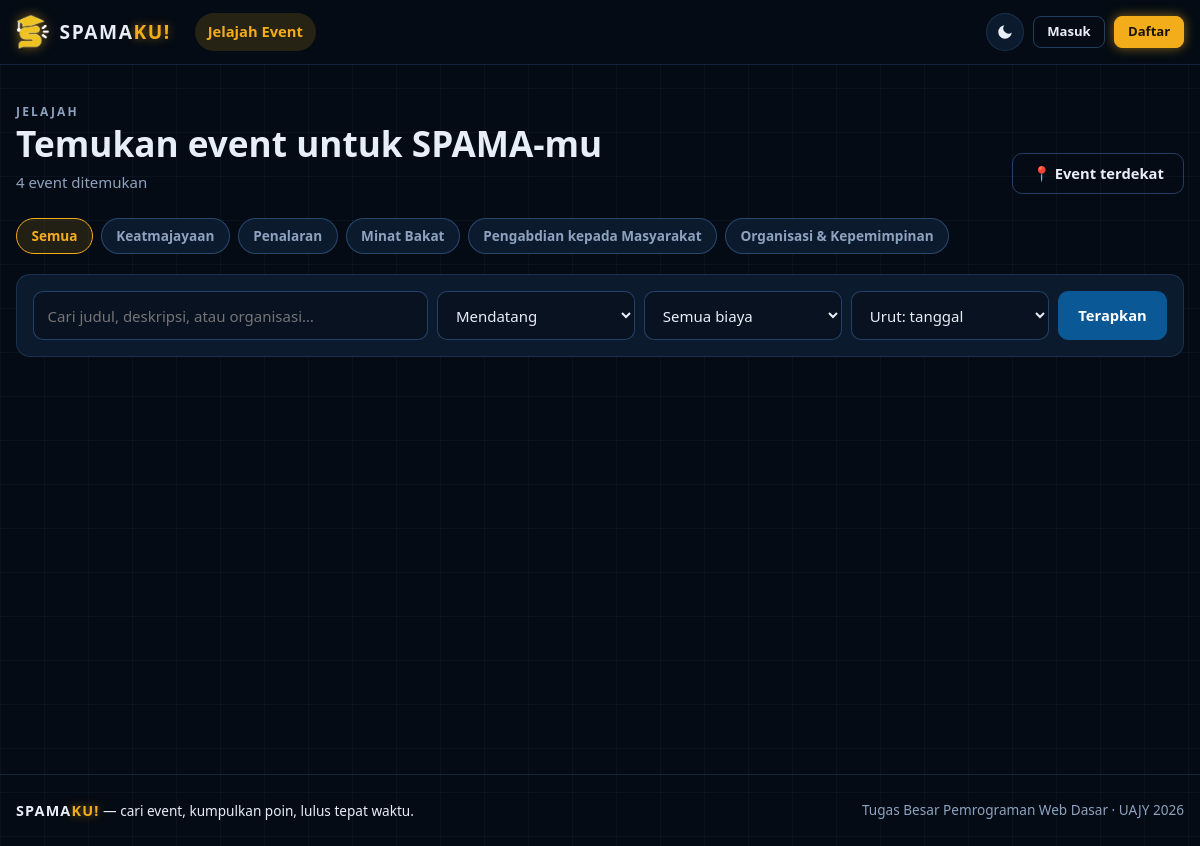
The page /jelajah.php on the database as committed earlier.
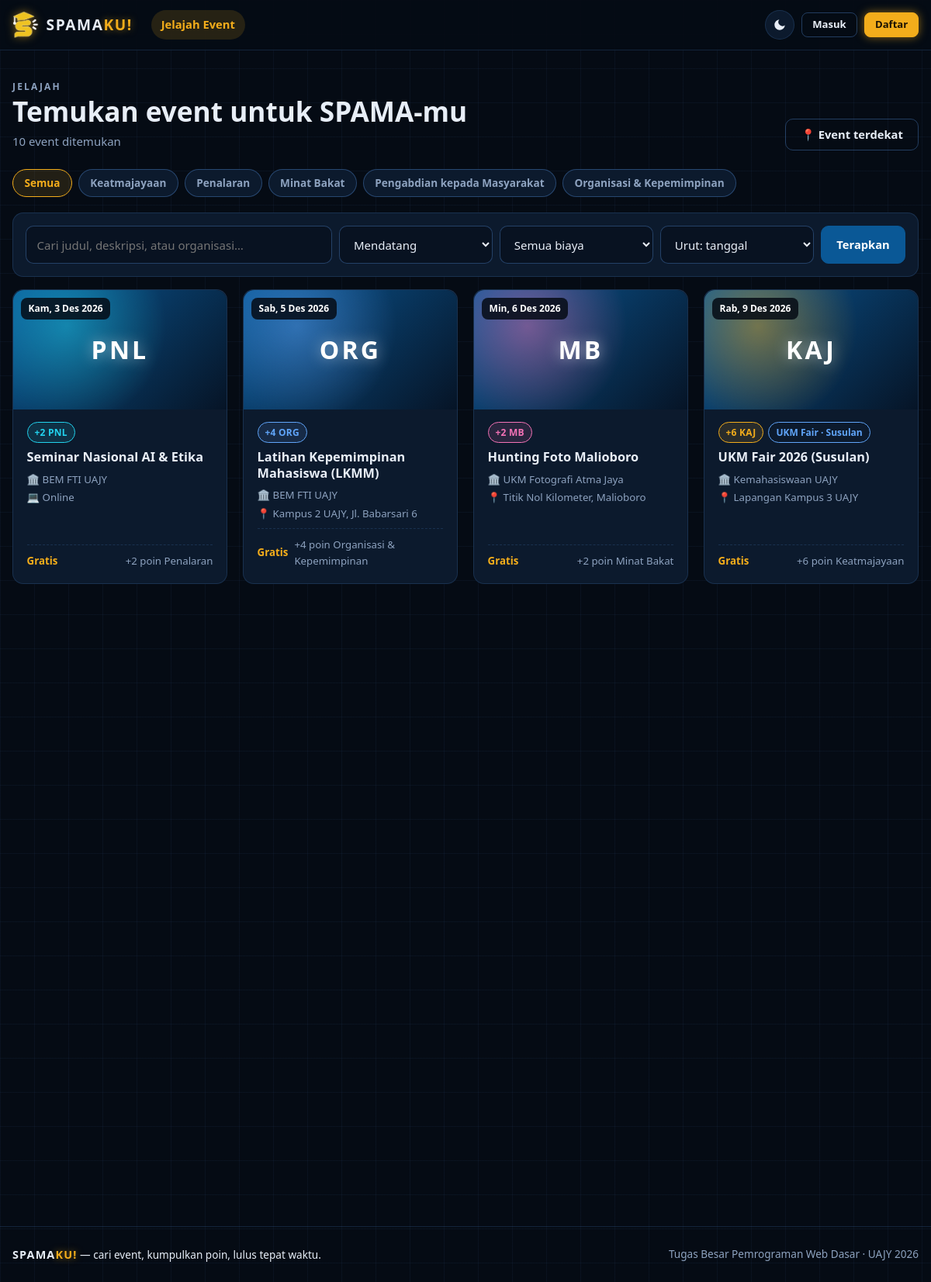
The same page on the database as committed later.
### tables this page shows
CREATE TABLE kategori (
  id            INT AUTO_INCREMENT PRIMARY KEY,
  nama          VARCHAR(60) NOT NULL,
  singkatan     VARCHAR(4)  NOT NULL,
  poinMinimum  INT NOT NULL,
  warna         CHAR(7) NOT NULL,
  urutan        INT NOT NULL DEFAULT 0
);

CREATE TABLE acara (
  id                 INT AUTO_INCREMENT PRIMARY KEY,
  idOrganisasi       INT NOT NULL,
  idKategori         INT NOT NULL,                     
  poin               INT NOT NULL,                     
  jenisKeatmajayaan  ENUM('LDPKM','UKM Fair','Jogja Istimewa','PKKMB') NULL,    
  susulan            TINYINT(1) NOT NULL DEFAULT 0,    
  judul              VARCHAR(150) NOT NULL,
  deskripsi          TEXT NOT NULL,
  tanggalMulai       DATETIME NOT NULL,
  tanggalSelesai     DATETIME NULL,
  mode               ENUM('offline','online') NOT NULL DEFAULT 'offline',
  lokasi             VARCHAR(200) NULL,
  lintang            DECIMAL(10,7) NULL,
  bujur              DECIMAL(10,7) NULL,
  biaya              INT NOT NULL DEFAULT 0,
  linkDaftar         VARCHAR(255) NULL,                
  poster             VARCHAR(255) NULL,
  status             ENUM('menunggu','disetujui','ditolak') NOT NULL DEFAULT 'menunggu',
  catatanAdmin       VARCHAR(255) NULL,
  dibuatPada         DATETIME NOT NULL DEFAULT CURRENT_TIMESTAMP,
  FOREIGN KEY (idOrganisasi) REFERENCES organisasi(id) ON DELETE CASCADE,
  FOREIGN KEY (idKategori) REFERENCES kategori(id)
);

CREATE TABLE organisasi (
  id          INT AUTO_INCREMENT PRIMARY KEY,
  nama        VARCHAR(100) NOT NULL,
  deskripsi   TEXT NULL,
  status      ENUM('menunggu','disetujui','ditolak') NOT NULL DEFAULT 'menunggu',
  dibuatOleh  INT NULL,
  dibuatPada  DATETIME NOT NULL DEFAULT CURRENT_TIMESTAMP,
  FOREIGN KEY (dibuatOleh) REFERENCES pengguna(id) ON DELETE SET NULL
);

### inti.php (the view, shortened to what the changed rows need)
<?php
try {
    $pdo = new PDO(
        'mysql:host=' . hostDatabase .
        ';dbname=' . namaDatabase .
        ';charset=utf8mb4',
        penggunaDatabase,
        sandiDatabase,
        [
            PDO::ATTR_ERRMODE => PDO::ERRMODE_EXCEPTION,
            PDO::ATTR_DEFAULT_FETCH_MODE => PDO::FETCH_ASSOC,
            PDO::ATTR_EMULATE_PREPARES => false,
        ]
    );
} catch (PDOException $error) {
    http_response_code(500);
    exit(
        'Gagal terhubung ke database :( Cek MySQL di XAMPP udah nyala belum, ' .
        'dan database "spamaku" udah di-import belum.'
    );
}
function escape($nilai): string
{
    return htmlspecialchars(
        (string)($nilai ?? ''),
        ENT_QUOTES,
        'UTF-8'
    );
}
function url(string $jalur = ''): string
{
    return str_replace(
        '&',
        '&amp;',
        alamatDasar . '/' . ltrim($jalur, '/')
    );
}
function formatTanggal(
    ?string $waktu,
    bool $pakaiJam = false
): string {
    $bulan = [
        '',
        'Jan',
        'Feb',
        'Mar',
        'Apr',
        'Mei',
        'Jun',
        'Jul',
        'Agu',
        'Sep',
        'Okt',
        'Nov',
        'Des',
    ];
    $hari = [
        'Min',
        'Sen',
        'Sel',
        'Rab',
        'Kam',
        'Jum',
        'Sab',
    ];
    $t = strtotime($waktu);
    $teks = $hari[date('w', $t)] .
        ', ' . date('j', $t) .
        ' ' . $bulan[(int)date('n', $t)] .
        ' ' . date('Y', $t);
    return $pakaiJam
        ? $teks . ' · ' . date('H:i', $t)
        : $teks;
}
function formatRupiah(int $angka): string
{
    return $angka <= 0
        ? 'Gratis'
        : 'Rp' . number_format($angka, 0, ',', '.');
}
function getUrlPoster(array $acara): ?string
{
    return !empty($acara['poster'])
        ? url('uploads/posters/' . $acara['poster'])
        : null;
}
function getSemuaKategori(): array
{
    static $simpanan = null;
    global $pdo;
    if ($simpanan === null) {
        $simpanan = [];
        foreach ($pdo->query('SELECT * FROM kategori ORDER BY urutan') as $k) {
            $simpanan[$k['id']] = $k;
        }
    }
    return $simpanan;
}
function renderBadgePoin(array $acara): string
{
    $k = getSemuaKategori()[
        (int)($acara['idKategori'] ?? 0)
    ] ?? null;
    if (!$k) {
        return '';
    }
    return '<span class="badge-poin" style="--c:' .
        escape($k['warna']) .
        '" title="' . escape($k['nama']) . '">' .
        '+' . (int)$acara['poin'] .
        ' ' . escape($k['singkatan']) .
        '</span>';
}
function renderLabelKeatmajayaan(array $acara): string
{
    if (empty($acara['jenisKeatmajayaan'])) {
        return '';
    }
    return '<span class="pill pill-info">' .
        escape($acara['jenisKeatmajayaan']) .
        (!empty($acara['susulan']) ? ' · Susulan' : '') .
        '</span>';
}
function isAcaraSelesai(array $acara): bool
{
    return strtotime(
        $acara['tanggalSelesai'] ?: $acara['tanggalMulai']
    ) < time();
}
function tampilAtas(
    string $judul,
    string $menuAktif = '',
    string $mode = 'mahasiswa'
): void {
    ?>
<!DOCTYPE html>
<html xmlns="http://www.w3.org/1999/xhtml"
      lang="id"
      data-theme="dark">
<head>
  <link rel="stylesheet"
        href="<?= url('style.css') ?>" />
</head>
<body class="mode-<?= escape($mode) ?>">
<main class="page">
  <div class="container">
    <?php endforeach;
}
function tampilBawah(): void
{
    ?>
  </div>
</main>
</body>
</html>
<?php
}
function kartuAcara(array $acara, array $idKeranjang): void
{
    $pertama = getSemuaKategori()[
        (int)$acara['idKategori']
    ] ?? null;
    $isLewat = isAcaraSelesai($acara);
    $poster = getUrlPoster($acara);
    ?>
    <article class="event-card glow-hover reveal<?= $isLewat ? ' is-past' : '' ?>">
      <div class="event-card__media">
        <?php if ($poster): ?>
          <img src="<?= escape($poster) ?>"
               alt=""
               loading="lazy" />
        <?php else: ?>
          <div class="poster-ph"
               style="--c:<?= escape($pertama['warna'] ?? '#F3AD1B') ?>">
            <?= escape($pertama['singkatan'] ?? 'EVT') ?>
          </div>
        <?php endif; ?>
        <span class="event-card__date">
          <?= formatTanggal($acara['tanggalMulai']) ?>
        </span>
      </div>
      <div class="event-card__body">
        <div class="badges">
          <?= renderBadgePoin($acara) ?>
          <?= renderLabelKeatmajayaan($acara) ?>
        </div>
        <h3>
          <a href="<?= url('jelajah.php?id=' . (int)$acara['id']) ?>">
            <?= escape($acara['judul']) ?>
          </a>
        </h3>
        <div class="event-card__meta">
          <span>🏛️ <?= escape($acara['namaOrganisasi']) ?></span>
          <span>
            <?= $acara['mode'] === 'online'
                ? '💻 Online'
                : '📍 ' . escape($acara['lokasi']) ?>
          </span>
        </div>
        <div class="event-card__foot">
          <b><?= formatRupiah((int)$acara['biaya']) ?></b>
          <span class="muted">
            <?= $isLewat
                ? 'Selesai'
                : '+' . (int)$acara['poin'] .
                  ' poin ' . escape($pertama['nama'] ?? 'SPAMA') ?>
          </span>
        </div>
      </div>
    </article>
    <?php
}

### jelajah.php (shortened to what the changed rows need)
<?php
require 'inti.php';
$kategori = getSemuaKategori();
    ?>
    <?php
$idKategori = (int)($_GET['kategori'] ?? 0);
$waktu = $_GET['waktu'] ?? 'mendatang';
$urutan = $_GET['sort'] ?? 'tanggal';
$kolom = "a.*, o.nama AS namaOrganisasi";
$param = [];
$syarat = ["a.status = 'disetujui'"];
if ($waktu === 'mendatang') {
    $syarat[] = 'COALESCE(a.tanggalSelesai, a.tanggalMulai) >= NOW()';
}
$urutanSql = [
    'tanggal' => $waktu === 'selesai'
        ? 'a.tanggalMulai DESC'
        : 'a.tanggalMulai ASC',
    'poin' => 'a.poin DESC, a.tanggalMulai ASC',
    'terbaru' => 'a.dibuatPada DESC',
    'jarak' => 'jarak IS NULL, jarak ASC',
][$urutan] ?? 'a.tanggalMulai ASC';
$stmt = $pdo->prepare(
    "SELECT $kolom
     FROM acara a
     JOIN organisasi o ON o.id = a.idOrganisasi
     WHERE " . implode(' AND ', $syarat) . "
     ORDER BY $urutanSql"
);
$stmt->execute($param);
$daftarAcara = $stmt->fetchAll();
$idKeranjang = getIdKeranjang();
function urlFilter(array $ubah): string
{
    $param = array_filter(
        array_merge($_GET, $ubah),
        fn($v) => $v !== '' && $v !== null && $v !== 0 && $v !== '0'
    );
    return url(
        'jelajah.php' . ($param ? '?' . http_build_query($param) : '')
    );
}
tampilAtas('Jelajah Event', 'jelajah');
?>
<div class="page-head">
  <div>
    <p class="eyebrow">Jelajah</p>
    <h1>Temukan event untuk SPAMA-mu</h1>
    <p><?= count($daftarAcara) ?> event ditemukan</p>
  </div>
</div>
<div class="chips">
  <a href="<?= urlFilter(['kategori' => '']) ?>"
     class="chip<?= !$idKategori ? ' on' : '' ?>">
    Semua
  </a>
  <?php foreach ($kategori as $k): ?>
    <a href="<?= urlFilter(['kategori' => $k['id']]) ?>"
       class="chip<?= $idKategori === (int)$k['id'] ? ' on' : '' ?>"
       style="--c:<?= escape($k['warna']) ?>">
      <?= escape($k['nama']) ?>
    </a>
  <?php endforeach; ?>
</div>
<?php if ($daftarAcara): ?>
  <div class="event-grid">
    <?php foreach ($daftarAcara as $acara): ?>
      <?php kartuAcara($acara, $idKeranjang); ?>
    <?php endforeach; ?>
  </div>
<?php endif; ?>
<?php tampilBawah(); ?>

Rows that differ between the two databases and show on the page:
now on this page (row edited): acara: idKategori.singkatan "PNL", tanggalMulai "Kam, 3 Des 2026", poin "2", judul "Seminar Nasional AI & Etika", idOrganisasi.nama "BEM FTI UAJY", mode "💻 Online", biaya "Gratis", idKategori.nama "Penalaran"
now on this page (row edited): acara: idKategori.singkatan "ORG", tanggalMulai "Sab, 5 Des 2026", poin "4", judul "Latihan Kepemimpinan Mahasiswa (LKMM)", idOrganisasi.nama "BEM FTI UAJY", lokasi "Kampus 2 UAJY, Jl. Babarsari 6", biaya "Gratis", idKategori.nama "Organisasi & Kepemimpinan"
now on this page (row edited): acara: idKategori.singkatan "MB", tanggalMulai "Min, 6 Des 2026", poin "2", judul "Hunting Foto Malioboro", idOrganisasi.nama "UKM Fotografi Atma Jaya", lokasi "Titik Nol Kilometer, Malioboro", biaya "Gratis", idKategori.nama "Minat Bakat"
now on this page (row edited): acara: idKategori.singkatan "KAJ", tanggalMulai "Rab, 9 Des 2026", poin "6", jenisKeatmajayaan "UKM Fair", susulan "· Susulan", judul "UKM Fair 2026 (Susulan)", idOrganisasi.nama "Kemahasiswaan UAJY", lokasi "Lapangan Kampus 3 UAJY", biaya "Gratis", idKategori.nama "Keatmajayaan"
Other text that changed with them:
count($daftarAcara): "4" → "10"
